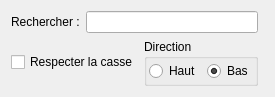
<?xml version="1.0" encoding="UTF-8"?>
<ui version="4.0">
 <class>SearchDialog</class>
 <widget class="QDialog" name="SearchDialog">
  <property name="geometry">
   <rect>
    <x>0</x>
    <y>0</y>
    <width>335</width>
    <height>98</height>
   </rect>
  </property>
  <property name="sizePolicy">
   <sizepolicy hsizetype="Ignored" vsizetype="Ignored">
    <horstretch>0</horstretch>
    <verstretch>0</verstretch>
   </sizepolicy>
  </property>
  <property name="minimumSize">
   <size>
    <width>335</width>
    <height>98</height>
   </size>
  </property>
  <property name="maximumSize">
   <size>
    <width>335</width>
    <height>98</height>
   </size>
  </property>
  <property name="focusPolicy">
   <enum>Qt::TabFocus</enum>
  </property>
  <property name="windowTitle">
   <string>Rechercher</string>
  </property>
  <property name="sizeGripEnabled">
   <bool>false</bool>
  </property>
  <layout class="QHBoxLayout" name="horizontalLayout">
   <property name="sizeConstraint">
    <enum>QLayout::SetFixedSize</enum>
   </property>
   <item>
    <layout class="QVBoxLayout" name="verticalLayout">
     <item>
      <layout class="QHBoxLayout" name="horizontalLayout_2">
       <item>
        <widget class="QLabel" name="label">
         <property name="text">
          <string>Rechercher :</string>
         </property>
        </widget>
       </item>
       <item>
        <widget class="QLineEdit" name="lineEdit_search"/>
       </item>
      </layout>
     </item>
     <item>
      <layout class="QHBoxLayout" name="horizontalLayout_3">
       <item>
        <widget class="QCheckBox" name="checkBox_case_sensitive">
         <property name="text">
          <string>Respecter la casse</string>
         </property>
        </widget>
       </item>
       <item>
        <widget class="QGroupBox" name="groupBox">
         <property name="title">
          <string>Direction</string>
         </property>
         <property name="flat">
          <bool>false</bool>
         </property>
         <layout class="QHBoxLayout" name="horizontalLayout_4">
          <property name="leftMargin">
           <number>2</number>
          </property>
          <property name="topMargin">
           <number>2</number>
          </property>
          <property name="rightMargin">
           <number>2</number>
          </property>
          <property name="bottomMargin">
           <number>2</number>
          </property>
          <item>
           <widget class="QRadioButton" name="radioButton_up">
            <property name="text">
             <string>Haut</string>
            </property>
           </widget>
          </item>
          <item>
           <widget class="QRadioButton" name="radioButton_down">
            <property name="text">
             <string>Bas</string>
            </property>
            <property name="checked">
             <bool>true</bool>
            </property>
           </widget>
          </item>
         </layout>
        </widget>
       </item>
      </layout>
     </item>
    </layout>
   </item>
   <item>
    <widget class="QDialogButtonBox" name="buttonBox">
     <property name="orientation">
      <enum>Qt::Vertical</enum>
     </property>
     <property name="standardButtons">
      <set>QDialogButtonBox::NoButton</set>
     </property>
    </widget>
   </item>
  </layout>
 </widget>
 <resources/>
 <connections/>
</ui>
